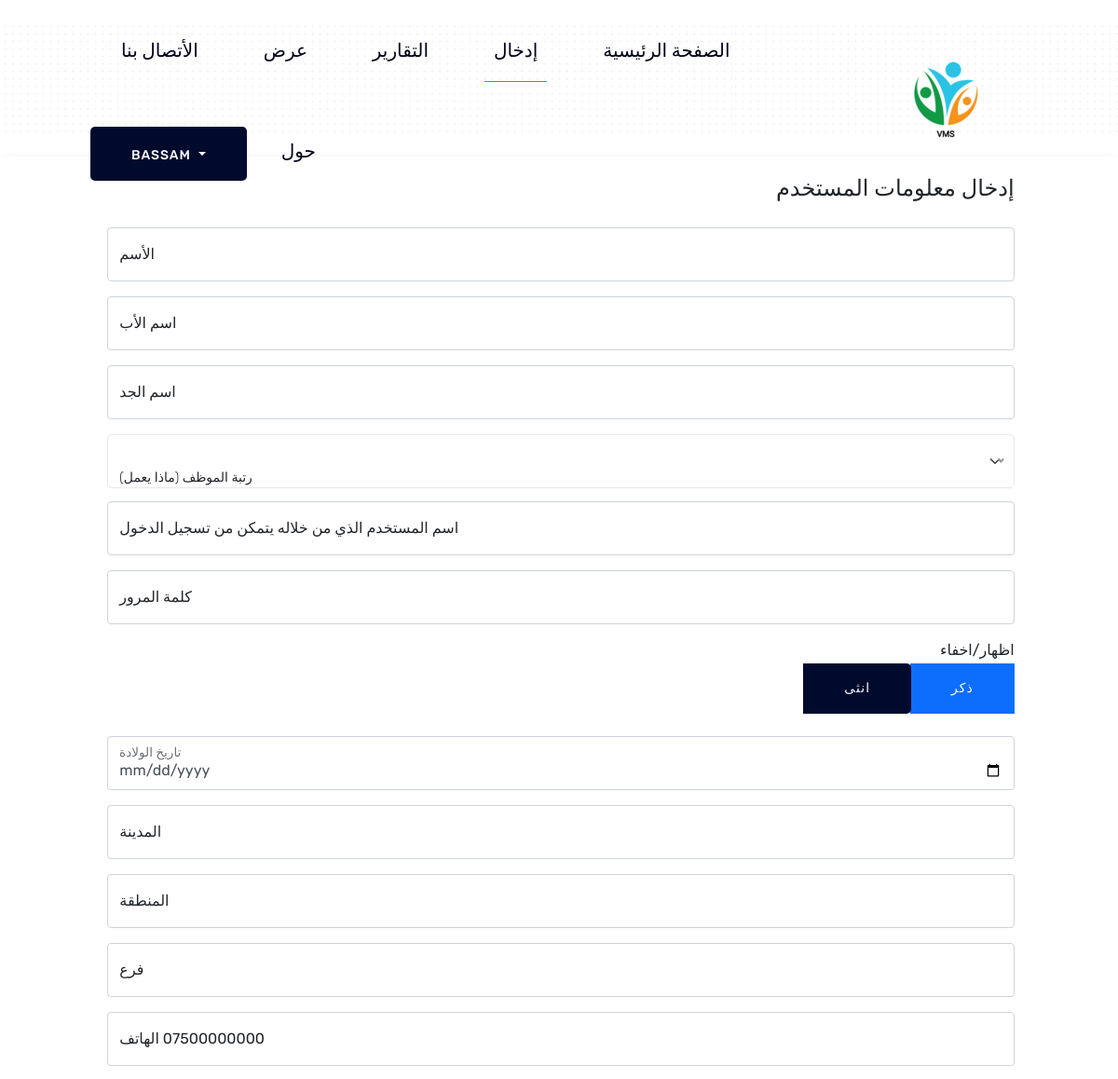
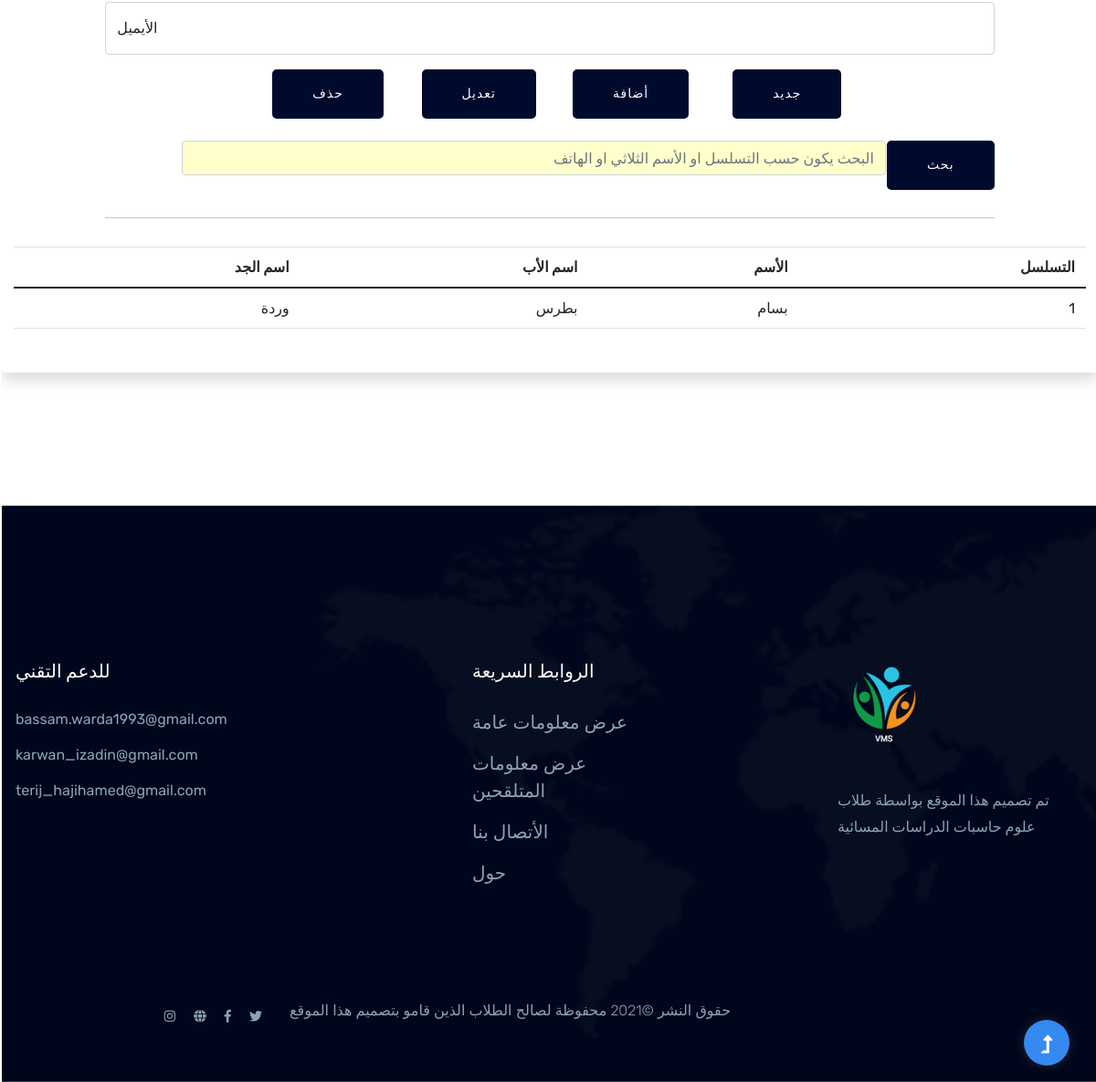
The page /user.php (signed in) on the database its author committed (2 pictures, top to bottom).
### tables this page shows
CREATE TABLE `user` (
  `p_id` bigint(20) NOT NULL,
  `u_name` varchar(20) NOT NULL,
  `u_password` varchar(20) NOT NULL,
  `u_email` varchar(50) DEFAULT NULL,
  `u_role_id` int(11) NOT NULL,
  `u_id` bigint(20) NOT NULL,
  `u_director_id` int(11) NOT NULL
);

CREATE TABLE `person` (
  `p_id` bigint(20) NOT NULL,
  `p_f_name` varchar(20) DEFAULT NULL,
  `p_m_name` varchar(20) DEFAULT NULL,
  `p_l_name` varchar(20) DEFAULT NULL,
  `p_birthday` date DEFAULT NULL,
  `p_gender` tinyint(1) DEFAULT NULL,
  `p_phone` varchar(15) NOT NULL,
  `p_city` varchar(20) NOT NULL,
  `p_region` varchar(20) NOT NULL,
  `p_street` varchar(50) NOT NULL
);

### user.php (the view, shortened to what this page needs)
<?php require "connection.php"; ?>
<!doctype html>
<html class="no-js" lang="zxx">
    <head>
        <?php
            include "navbarheader.php";
        ?>
    <main>
    <br>
        <div class="container shadow p-3 mb-5 bg-white rounded">
        <div class="row">
                <div class="col-sm-10.5 ">
            <form class="well form-horizontal" action="user/user1.php" onsubmit="return validate();" id="frm"name="frm" method="post" >
              <fieldset style="text-align:right">
              <div class="row">
                <div class="col-sm-1 ">
                    </div>
                                <div class="col-sm-10 ">
                    <legend>إدخال معلومات المستخدم</legend>
                    <div class="form-floating mb-3">
                            <input type="text"  class="form-control" id="user_f_name" name="user_f_name" required placeholder="الأسم">
                            <label for="floatingInput"  >الأسم</label>
                    </div>
                    <div class="form-floating mb-3">
                            <input type="text"  class="form-control"  id="user_m_name" name="user_m_name" required placeholder="اسم الأب">
                            <label for="floatingInput"  >اسم الأب</label>
                    </div>
                        <div class="form-floating mb-3">
                            <input type="text"  class="form-control" id="user_l_name" name="user_l_name" required placeholder="اسم الجد">
                            <label for="floatingInput" dir="rtl"   >اسم الجد</label>
                        </div>
                                <br><br><br>
                                <div class="form-floating mb-3">
                                    <input type="text" id="user_name" name="user_name" class="form-control" اسم المستخدم required placeholder="اسم المستخدم الذي من خلاله يتمكن من تسجيل الدخول">
                                    <label for="floatingInput" dir="rtl"   >اسم المستخدم الذي من خلاله يتمكن من تسجيل الدخول</label>
                                </div>
                                <div class="form-floating mb-3">
                                    <input type="password"  class="form-control"  id="user_password" required name="user_password"  placeholder="كلمة المرور">
                                    <label for="floatingInput"  >كلمة المرور</label>
                                </div>
                                <div class="form-check form-switch" style="text-align:right ;">
                                        <label  class="form-check-label d-none d-lg-block" for="flexSwitchCheckDefault"  >اظهار/اخفاء</label>
                                </div>
                                <div class="btn-group" role="group" aria-label="Basic radio toggle button group" required dir="trl" >
                                    <label class="btn btn-outline-primary" for="user_m_gendar">ذكر</label>
                                    <label class="btn btn-outline-primary" for="user_f_gendar">انثى </label>
                                </div>
                                <br> <br>
                                <div class="form-floating mb-3">
                                <input type="date"  class="form-control" id="user_birthday" name="user_birthday" required dir="rtl" placeholder="تاريخ الولادة">
                                <label for="floatingInput" dir="rtl"   >تاريخ الولادة</label>
                            </div>
                            <div class="form-floating mb-3">
                                <input type="text"  class="form-control" id="user_city" name="user_city" required dir="rtl" placeholder="المدينة" >
                                <label for="floatingInput" dir="rtl"  > المدينة</label>
                            </div>
                            <div class="form-floating mb-3">
                                <input type="text"  class="form-control"  id="user_region" required name="user_region"dir="rtl" placeholder="المنطقة">
                                <label for="floatingInput" dir="rtl"   >المنطقة</label>
                            </div>
                            <div class="form-floating mb-3">
                                <input type="text"  class="form-control" id="user_street" name="user_street" required dir="rtl"placeholder="فرع">
                                <label for="floatingInput" dir="rtl"   >فرع</label>
                            </div>
                            <div class="form-floating mb-3">
                                <input type="text"  class="form-control"id="user_phone"min="0" required name="user_phone" dir="rtl" placeholder="123-4567(750)">
                                <label for="floatingInput" dir="rtl" > 07500000000  الهاتف</label>
                            </div>
                            <div class="form-floating mb-3">
                                <input type="email"  class="form-control"  id="user_email" name="user_email" dir="rtl"placeholder="ايميل الخاص">
                                <label for="floatingInput" dir="rtl"   >الأيميل</label>
                            </div>
                            <div class="row">
                                <div class="col-sm-2" >
                                </div>
                                <div class="col-sm-2" >
                                <button  type='button'  onclick="newrow()" name='newr'    value='جديد'   class="btn btn-lg btn-success" >جديد</button>
                                </div>
                                <div class="col-sm-2" >
                                    <button  type='submit'id="add" name='add'  value='أضافة' class="btn btn-lg btn-success"> أضافة </button>
                                </div>
                                <div class="col-sm-2" >
                                    <button  type='submit' name='update'  value='تعديل' class="btn btn-lg btn-success"> تعديل </button>
                                </div>
                                <div class="col-sm-2">
                                    <button type='submit' name='delete' onclick="return confirm('هل تريد الحذف بالتأكيد');"  value='حذف' class="btn btn-lg btn-success">حذف </button>
                                </div>
                                <div class="col-sm-2" >
                                </div>
                            </div>
                            <br/>
                        <div class="row">
                            <div class="col-sm-1" >
                            <button class="btn btn-default" onclick="javascript:sendserch();" id="btn_search" type="button"> بحث </button>
                            </div>
                            <div class="col-sm-10"style="padding-right:5%">
                                <input class="form-control" style=" background-color: rgb(255, 255, 204);" id="my_search" placeholder="البحث يكون حسب التسلسل او الأسم الثلاثي او الهاتف">
                            </div>
                        </div>
                        <hr>
                        </div>
            <div class="col-sm-1 ">
        </div>
    </div>
        <?php
            $sql = "SELECT user.`p_id`,`p_f_name`,`p_m_name`,`p_l_name` FROM `person`,`user` WHERE user.`u_director_id`=".$_SESSION['u_director_id']." && person.p_id=user.p_id  ORDER BY p_id DESC;";
            $result = mysqli_query($con, $sql);
            if($result)
            {
                echo '<table class="table table-hover pre-scrollable " id="tb" > ';
                echo '<thead>'.'<tr><th>'.'التسلسل' .'</th>'.'<th>'.'الأسم'.'</th>'.'<th>'.'اسم الأب'.'</th>'.'<th>'.'اسم الجد'.'</th>'.'</tr>'.'</thead>';
                while ($row = mysqli_fetch_assoc($result)) {
                    echo '<tbody id="myTable">'.'<tr>'.'<td>'. $row["p_id"].'  '.         '</td>';
                    echo '<td>'. $row["p_f_name"].'  '.       '</td>';
                    echo '<td>'. $row["p_m_name"].'  '.'</td>';
                    echo '<td>'. $row["p_l_name"].'  '.          '</td>';
                    echo '</tr>';
                }
                echo '</table>';
            }else
            {
                echo 'error';
            }
        ?>
                    </div>
                    </div>
                                </div>
                                <div class="col-sm-1">
                                </div>
                        <br><br><br><br>
    </main>
    <?php
        include "footer.php";
    ?>
    </body>
</html>

### rows shown on the page
user: p_id "1", p_id.p_f_name "بسام", p_id.p_m_name "بطرس", p_id.p_l_name "وردة"

### other values the page prints
$_SESSION["u_name"] "BASSAM"
